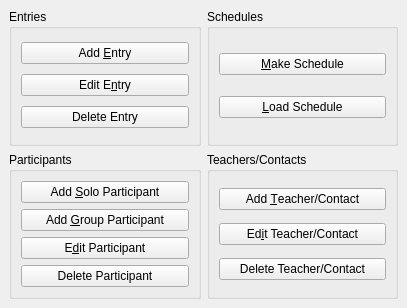
<?xml version="1.0" encoding="UTF-8"?>
<ui version="4.0">
 <class>MainWindow</class>
 <widget class="QMainWindow" name="MainWindow">
  <property name="geometry">
   <rect>
    <x>0</x>
    <y>0</y>
    <width>407</width>
    <height>308</height>
   </rect>
  </property>
  <property name="windowTitle">
   <string>Arts Festival Scheduler</string>
  </property>
  <property name="animated">
   <bool>true</bool>
  </property>
  <property name="unifiedTitleAndToolBarOnMac">
   <bool>false</bool>
  </property>
  <widget class="QWidget" name="centralwidget">
   <layout class="QGridLayout" name="gridLayout">
    <item row="2" column="0">
     <widget class="QGroupBox" name="groupBox">
      <property name="title">
       <string>Participants</string>
      </property>
      <layout class="QVBoxLayout" name="verticalLayout">
       <item>
        <widget class="QPushButton" name="addSoloParticipantBtn">
         <property name="text">
          <string>Add &amp;Solo Participant</string>
         </property>
        </widget>
       </item>
       <item>
        <widget class="QPushButton" name="addGroupParticipantBtn">
         <property name="text">
          <string>Add &amp;Group Participant</string>
         </property>
        </widget>
       </item>
       <item>
        <widget class="QPushButton" name="editParticipantBtn">
         <property name="text">
          <string>E&amp;dit Participant</string>
         </property>
        </widget>
       </item>
       <item>
        <widget class="QPushButton" name="deleteParticipantBtn">
         <property name="text">
          <string>Delete Participant</string>
         </property>
        </widget>
       </item>
      </layout>
     </widget>
    </item>
    <item row="2" column="1">
     <widget class="QGroupBox" name="groupBox_2">
      <property name="title">
       <string>Teachers/Contacts</string>
      </property>
      <layout class="QVBoxLayout" name="verticalLayout_2">
       <item>
        <widget class="QPushButton" name="addTeacherBtn">
         <property name="text">
          <string>Add &amp;Teacher/Contact</string>
         </property>
        </widget>
       </item>
       <item>
        <widget class="QPushButton" name="editTeacherBtn">
         <property name="text">
          <string>Ed&amp;it Teacher/Contact</string>
         </property>
        </widget>
       </item>
       <item>
        <widget class="QPushButton" name="deleteTeacherBtn">
         <property name="text">
          <string>Delete Teacher/Contact</string>
         </property>
        </widget>
       </item>
      </layout>
     </widget>
    </item>
    <item row="0" column="0">
     <widget class="QGroupBox" name="groupBox_3">
      <property name="title">
       <string>Entries</string>
      </property>
      <layout class="QVBoxLayout" name="verticalLayout_3">
       <item>
        <widget class="QPushButton" name="addEntryBtn">
         <property name="text">
          <string>Add &amp;Entry</string>
         </property>
        </widget>
       </item>
       <item>
        <widget class="QPushButton" name="editEntryBtn">
         <property name="text">
          <string>Edit E&amp;ntry</string>
         </property>
        </widget>
       </item>
       <item>
        <widget class="QPushButton" name="deleteEntryBtn">
         <property name="text">
          <string>Delete Entry</string>
         </property>
        </widget>
       </item>
      </layout>
     </widget>
    </item>
    <item row="0" column="1">
     <widget class="QGroupBox" name="groupBox_4">
      <property name="title">
       <string>Schedules</string>
      </property>
      <layout class="QVBoxLayout" name="verticalLayout_4">
       <item>
        <widget class="QPushButton" name="makeScheduleBtn">
         <property name="text">
          <string>&amp;Make Schedule</string>
         </property>
        </widget>
       </item>
       <item>
        <widget class="QPushButton" name="loadScheduleBtn">
         <property name="text">
          <string>&amp;Load Schedule</string>
         </property>
        </widget>
       </item>
      </layout>
     </widget>
    </item>
   </layout>
  </widget>
 </widget>
 <resources/>
 <connections/>
</ui>
